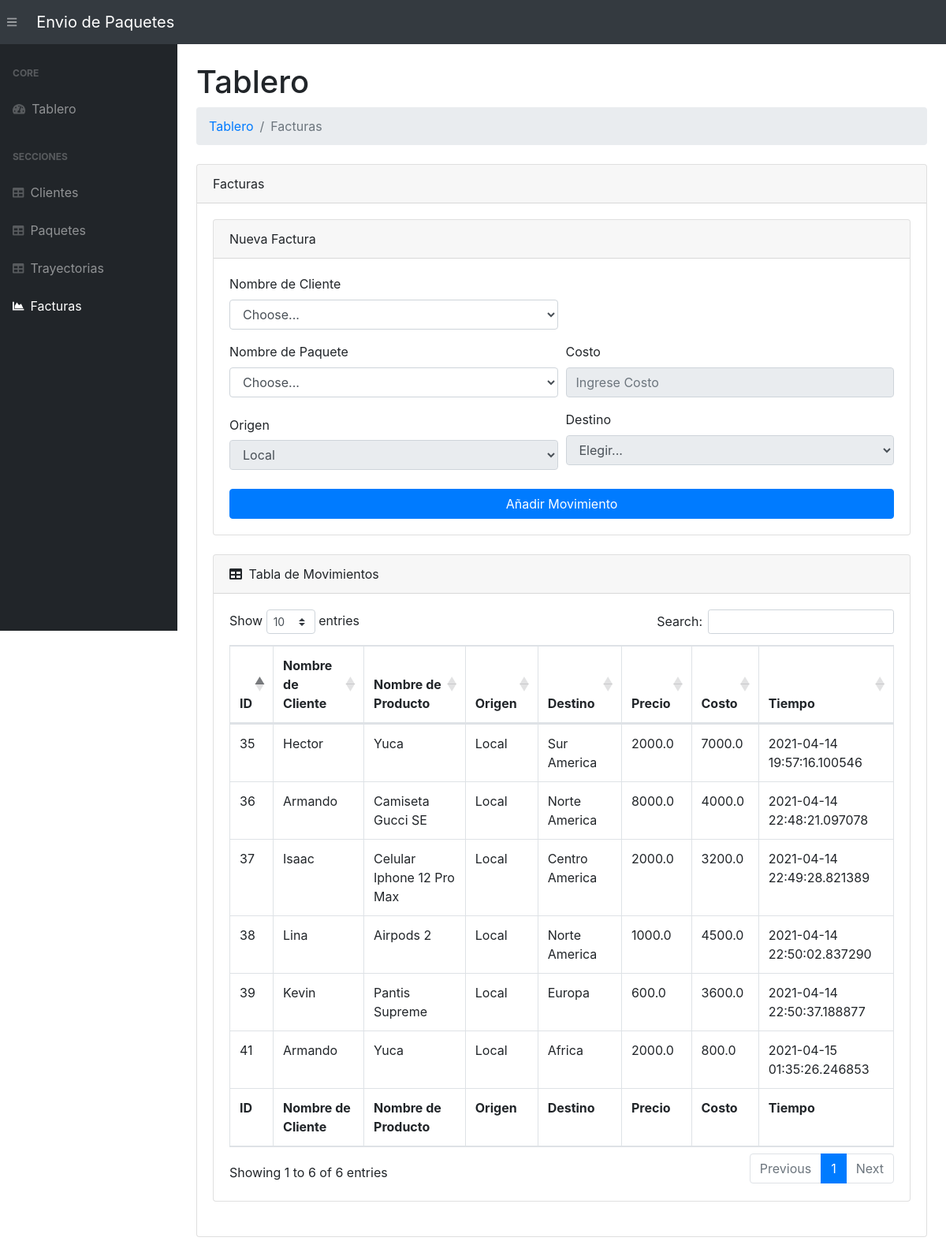
The app's page /movements/ with its own data.
### app.py (models this page shows, shortened)
class ProductMovement(db.Model):
    __tablename__   = 'productmovements'
    movement_id     = db.Column(db.Integer, primary_key=True)
    product_id      = db.Column(db.Integer, db.ForeignKey('products.product_id'))
    client_id      = db.Column(db.Integer, db.ForeignKey('clients.client_id'))
    qty             = db.Column(db.Float)
    from_location   = db.Column(db.Integer, db.ForeignKey('locations.location_id'))
    to_location     = db.Column(db.Integer, db.ForeignKey('locations.location_id'))
    movement_time   = db.Column(db.DateTime, default=datetime.utcnow)
    product         = db.relationship('Product', foreign_keys=product_id)
    fromLoc         = db.relationship('Location', foreign_keys=from_location)
    toLoc           = db.relationship('Location', foreign_keys=to_location)

class Client(db.Model):
    __tablename__ = 'clients'
    client_id      = db.Column(db.String(200), primary_key=True)
    lastname     = db.Column(db.String(200))
    address     = db.Column(db.String(200))
    cod_post     = db.Column(db.Integer)
    date_created    = db.Column(db.DateTime, default=datetime.utcnow)

class Product(db.Model):
    __tablename__ = 'products'
    product_id      = db.Column(db.String(200), primary_key=True)
    date_created    = db.Column(db.DateTime, default=datetime.utcnow)
    price = db.Column(db.Float)

### app.py (the view)
@app.route("/movements/", methods=["POST", "GET"])
def viewMovements():
    if request.method == "POST" :
        product_id      = request.form["productId"]
        client_id = request.form["clientId"]
        qty             = request.form["qty"]
        fromLocation    = request.form["fromLocation"]
        toLocation      = request.form["toLocation"]
        new_movement = ProductMovement(
            product_id=product_id, qty=qty, client_id=client_id, from_location=fromLocation, to_location=toLocation)
        try:
            db.session.add(new_movement)
            db.session.commit()
            return redirect("/movements/")
        except:
            return "Ha habido un error añadiendo un nuevo movimiento"
    else:
        products    = Product.query.order_by(Product.date_created).all()
        clients    = Client.query.order_by(Client.date_created).all()
        locations   = Location.query.order_by(Location.date_created).all()
        movs = ProductMovement.query\
        .join(Product, ProductMovement.product_id == Product.product_id,)\
        .join(Client, ProductMovement.client_id == Client.client_id,)\
        .add_columns(
            ProductMovement.movement_id,
            ProductMovement.qty,
            Product.product_id,
            ProductMovement.client_id,
            ProductMovement.from_location,
            ProductMovement.to_location,
            ProductMovement.movement_time)\
        .all()
        movements   = ProductMovement.query.order_by(
            ProductMovement.movement_time).all()
        return render_template("movements.html", movements=movs, products=products, clients=clients, locations=locations)

### templates/movements.html (shortened to what this page needs)
{% extends 'base.html' %}
{% block content %}
<main>
    <div class="container-fluid">
        <h1 class="mt-4">Tablero</h1>
        <ol class="breadcrumb mb-4">
            <li class="breadcrumb-item"><a href="/">Tablero</a></li>
            <li class="breadcrumb-item active">Facturas</li>
        </ol>
        <div class="card mb-4">
            <div class="card-header">Facturas</div>
            <div class="card-body">
                <div class="card mb-4">
                    <div class="card-header">Nueva Factura</div>
                    <div class="card-body">
                        <form action="/movements/" method="POST" id="movements_from">
                            <div class="form-row">
                                <div class="col-md-6">
                                    <div class="form-group">
                                        <label for="clientId">Nombre de Cliente</label>
                                        <select id="clientId" name="clientId" class="form-control">
                                            <option selected value="">Choose...</option>
                                        </select>
                                    </div>
                                </div>
                            </div>
                            <div class="form-row">
                                <div class="col-md-6">
                                    <div class="form-group">
                                        <label for="productId">Nombre de Paquete</label>
                                        <select id="productId" name="productId" class="form-control">
                                            <option selected value="">Choose...</option>
                                        </select>
                                    </div>
                                </div>
                                <div class="col-md-6">
                                    <div class="form-group">
                                        <label for="qty">Costo</label>
                                        <input class="form-control" name="qty" id="qty" type="number" placeholder="Ingrese Costo" />
                                    </div>
                                </div>
                            </div>
                            <div class="form-row">
                                <div class="col-md-6">
                                    <label for="fromLocation" class="col-form-label">Origen</label>
                                    <select class="form-control" name="fromLocation" id="fromLocation">
                                        <option value="Local">Local</option>
                                    </select>
                                </div>
                                <div class="col-md-6">
                                    <label for="toLocation">Destino</label>
                                    <select id="toLocation" name="toLocation" class="form-control">
                                        <option selected value="">Elegir...</option>
                                    </select>
                                </div>
                            </div>
                            <div class="form-group mt-4 mb-0">
                                <input type="submit" class="btn btn-primary btn-block" value="Añadir Movimiento" class="btn btn-primary">
                            </div>
                        </form>
                    </div>
                </div>
                <div class="card mb-4">
                <div class="card-header">
                    <i class="fas fa-table mr-1"></i>
                    Tabla de Movimientos
                </div>
                <div class="card-body">
                    <div class="table-responsive">
                        {% if movements|length < 1 %}
                        <h4>There are no Movements, add one above</h4>
                        {% else %}
                        <table class="table table-bordered" id="dataTable" width="100%" cellspacing="0">
                            <thead>
                                <tr>
                                    <th>ID</th>
                                    <th>Nombre de Cliente</th>
                                    <th>Nombre de Producto</th>
                                    <th>Origen</th>
                                    <th>Destino</th>
                                    <th>Precio</th>
                                    <th>Costo</th>
                                    <th>Tiempo</th>
                                </tr>
                            </thead>
                            <tfoot>
                                <tr>
                                    <th>ID</th>
                                    <th>Nombre de Cliente</th>
                                    <th>Nombre de Producto</th>
                                    <th>Origen</th>
                                    <th>Destino</th>
                                    <th>Precio</th>
                                    <th>Costo</th>
                                    <th>Tiempo</th>
                                </tr>
                            </tfoot>
                            <tbody>
                                {% for movement in movements%}
                                <tr>
                                    <td>{{ movement.movement_id }}</td>
                                    {% for client in clients%}
                                    {% if movement.client_id == client.client_id %}
                                    <td>{{ client.client_id }}</td>
                                    {% endif %}
                                    {% endfor %}
                                    <td>{{ movement.product_id }}</td>
                                    <td>{{ movement.from_location }}</td>
                                    <td>{{ movement.to_location }}</td>
                                    {% for product in products%}
                                    {% if movement.product_id == product.product_id %}
                                    <td>{{ product.price }}</td>
                                    {% endif %}
                                    {% endfor %}
                                    <td>{{ movement.qty }}</td>
                                    <td>{{ movement.movement_time }}</td>
                                </tr>
                                {% endfor %}
                            </tbody>
                        </table>
                        {% endif %}
                </div>
            </div>
                </div>
            </div>
        </div>
    </div>
</main>
{% endblock %}

### records on screen
ProductMovement: movement_id "37", product_id "Celular Iphone 12 Pro Max", from_location "Local", to_location "Centro America", qty "3200.0", movement_time "2021-04-14 22:49:28.821389"
Client: client_id "Isaac"
Product: price "2000.0"
ProductMovement: movement_id "36", product_id "Camiseta Gucci SE", from_location "Local", to_location "Norte America", qty "4000.0", movement_time "2021-04-14 22:48:21.097078"
Client: client_id "Armando"
Product: price "8000.0"
ProductMovement: movement_id "38", product_id "Airpods 2", from_location "Local", to_location "Norte America", qty "4500.0", movement_time "2021-04-14 22:50:02.837290"
Client: client_id "Lina"
Product: price "1000.0"
ProductMovement: movement_id "39", product_id "Pantis Supreme", from_location "Local", to_location "Europa", qty "3600.0", movement_time "2021-04-14 22:50:37.188877"
Client: client_id "Kevin"
Product: price "600.0"
ProductMovement: movement_id "41", product_id "Yuca", from_location "Local", to_location "Africa", qty "800.0", movement_time "2021-04-15 01:35:26.246853"
Product: price "2000.0"
ProductMovement: movement_id "35", product_id "Yuca", from_location "Local", to_location "Sur America", qty "7000.0", movement_time "2021-04-14 19:57:16.100546"
Client: client_id "Hector"
